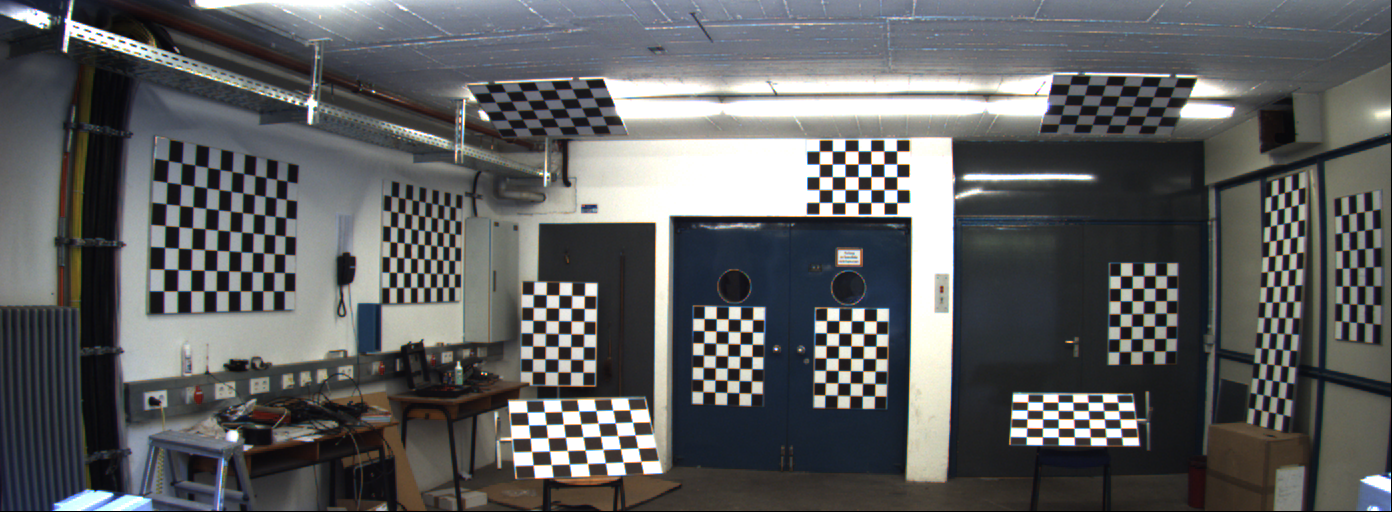
#> input picture data/calib/image_02/data/0000000000.png, 1392 x 512 px
$ jupyter execute --allow-errors 'calibration_&_rectification.ipynb'   (older library calls are emulated)
#> lines starting #> are read from the running program, lines starting #| are printed output that depends on the picture
# Final Project - camera calibration and undistortion

[cell 1]
import numpy as np
import cv2
import glob
import matplotlib.pyplot as plt

[cell 2]
def onlyOneChessboard(grayImage,type,n):
    """
    Args:
    grayImage (ndarray): grayscale of current image,
    type (int): number indicating type if checkerboard
    n (int): number indicating number of checkerboard of current type

    Returns:
        image: the checkerboard to look at
    """

    address = 'templates/' + str(type) + '_board_' + str(n) + '.png'
    template = cv2.imread(address)
    template = template[...,0]
    res = cv2.matchTemplate(grayImage, template, cv2.TM_CCORR_NORMED)

    _, _, _, maxLoc = cv2.minMaxLoc(res)
    topLeft = maxLoc
    bottomRight = (topLeft[0] + template.shape[1], topLeft[1] + template.shape[0])

    oneChessboard = grayImage
    oneChessboard[0:topLeft[1],...] = 125
    oneChessboard[...,0:topLeft[0]] = 125
    oneChessboard[bottomRight[1]:grayImage.shape[0],...] = 125
    oneChessboard[...,bottomRight[0]:grayImage.shape[1]] = 125

    return oneChessboard

[cell 3]
def findMultipleChessCorners(nb_horizontal, nb_vertical, nb_board, type, leftImg, rightImg, objpoints,
                             leftImgPoints, rightImgPoints, time=0, squareSize=100):
    """Function finding chessboard corners of multiple checkerboards
    Args:
        nb_horizontal (int): number of horizontal corners
        nb_vertical (int): number of vertical corners
        nb_board (int): board type number
        type (int): board type
        leftImg (ndarray): left image
        rightImg (ndarray): right image
        objpoints (list): list of object points
        leftImgPoints (list): list of left image points
        rightImgPoints (list): list of right image points
        time (int, optional): time to display the found corners. Defaults to 0.

    Returns:
        objpoints, leftImgPoints, rightImgPoints (list, list, list):
                            list of object points and two lists of image points
    """
    leftWithCorners = leftImg
    rightWithCornes = rightImg
    leftGray = cv2.cvtColor(leftImg, cv2.COLOR_BGR2GRAY)
    rightGray = cv2.cvtColor(rightImg, cv2.COLOR_BGR2GRAY)
    criteria = (cv2.TERM_CRITERIA_EPS + cv2.TERM_CRITERIA_MAX_ITER, 30, 0.001)

    for i in range(1,nb_board):
        objp = np.zeros((nb_horizontal*nb_vertical,3), np.float32)
        objp[:,:2] = np.mgrid[0:nb_horizontal,0:nb_vertical].T.reshape(-1,2)
        objp = objp * squareSize        # Coordinates of the squares in the real world (mm)
        # Apply a template to look only at one specific chessboard
        currentLeftGray = onlyOneChessboard(leftGray,type,i)
        currentRightGray = onlyOneChessboard(rightGray,type,i)
        leftGray = cv2.cvtColor(leftImg, cv2.COLOR_BGR2GRAY)
        rightGray = cv2.cvtColor(rightImg, cv2.COLOR_BGR2GRAY)

        leftRet, leftCorners = cv2.findChessboardCornersSB(currentLeftGray, (nb_horizontal,nb_vertical),
                                                         flags=cv2.CALIB_CB_EXHAUSTIVE)
        rightRet, rightCorners = cv2.findChessboardCornersSB(currentRightGray, (nb_horizontal,nb_vertical),
                                                            flags=cv2.CALIB_CB_EXHAUSTIVE)

        # If found in both frames, add object points + image points (after refining them)
        if leftRet == True and rightRet == True:
            objpoints.append(objp)
            leftCorners = cv2.cornerSubPix(currentLeftGray,leftCorners,(5,5),(-1,-1),criteria)
            rightCorners = cv2.cornerSubPix(currentRightGray,rightCorners,(5,5),(-1,-1),criteria)
            leftImgPoints.append(leftCorners)
            rightImgPoints.append(rightCorners)

            # Draw and display the corners if wanted
            if time != 0:
                leftWithCorners = cv2.drawChessboardCorners(leftWithCorners, (nb_horizontal,nb_vertical),
                                                            leftCorners,leftRet)
                rightWithCornes = cv2.drawChessboardCorners(rightWithCornes, (nb_horizontal,nb_vertical),
                                                            rightCorners,rightRet)
                # cv2.imshow('Left', leftWithCorners)
                # Show both images side by side
                both = np.concatenate((leftWithCorners, rightWithCornes), axis=0)
                cv2.imshow('Corners', both)
                cv2.waitKey(time)

    return objpoints, leftImgPoints, rightImgPoints

[cell 4]
def findAllChessCorners(leftImgs, rightImgs, time=0):
    """Function looping through all the left and right images and finding the
    corners of all the checkerboards

    Args:
        leftImgs (glob): glob pointing to the left images
        rightImgs (glob): glob pointing to the right images
        time (int, optional): time to display the found corners. Defaults to 0.

    Returns:
        objpoints (list): list of all the object points
        leftImgPoints (list): list of all the left image points
        rightImgPoints (list): list of all the right image points
    """
#> called with time = 0
    objpoints = [] # 3d point in real world space
    leftImgPoints = []
    rightImgPoints = [] # 2d points in image plane.

    for fname1, fname2 in zip(leftImgs, rightImgs):
        leftImg = cv2.imread(fname1)
#> leftImg is the input picture: shape (512, 1392, 3); mean B, G, R 95.6, 95, 93.8
        rightImg = cv2.imread(fname2)
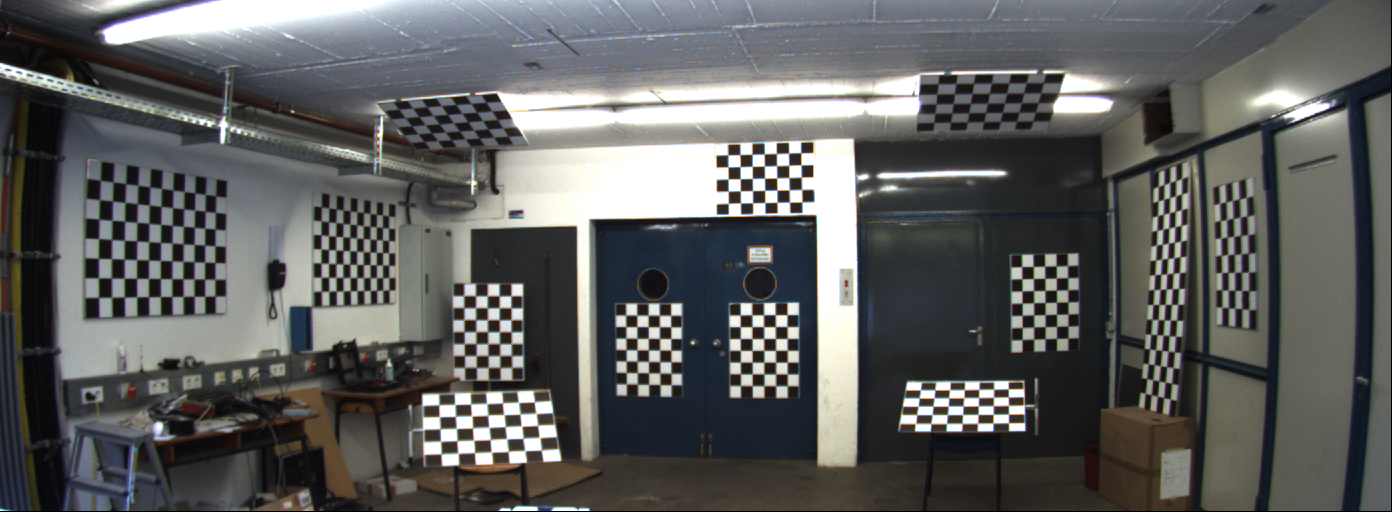
#> input picture data/calib/image_03/data/0000000000.png, 1392 x 512 px
#> rightImg is the input picture: shape (512, 1392, 3); mean B, G, R 94.4, 95.3, 94.4

        # Find the chess board corners for the boards with shape (7,5)
        nb_horizontal = 7
        nb_vertical = 5
        objpoints, leftImgPoints, rightImgPoints = \
            findMultipleChessCorners(nb_horizontal, nb_vertical,
                                     6, 1, leftImg, rightImg, objpoints,
                                     leftImgPoints, rightImgPoints, time)
#> in findMultipleChessCorners, `leftGray = cv2.cvtColor(leftImg, cv2.COLOR_BGR2GRAY)`:
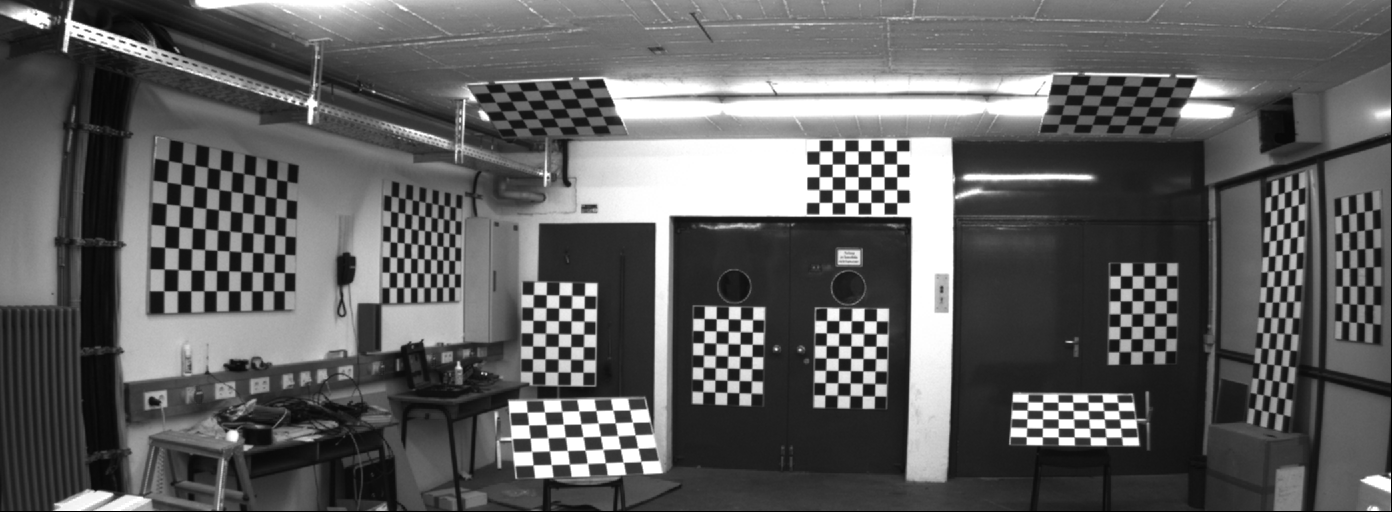
#> leftGray: shape (512, 1392); min 0, max 255, mean 94.7
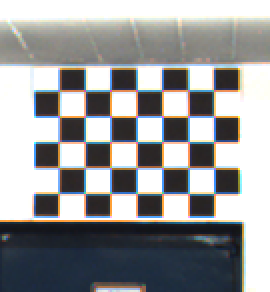
#> input picture data/templates/1_board_1.png, 135 x 146 px (shown 2 times larger)
#> in onlyOneChessboard, template is the input picture: shape (146, 135, 3); mean B, G, R 153.9, 153.1, 152.1
#> in onlyOneChessboard, `template = template[...,0]`:
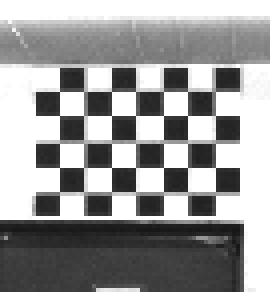
#> template: shape (146, 135) (shown 2 times larger); min 23, max 255, mean 153.9
#> in onlyOneChessboard, `res = cv2.matchTemplate(grayImage, template, cv2.TM_CCORR_NORMED)`:
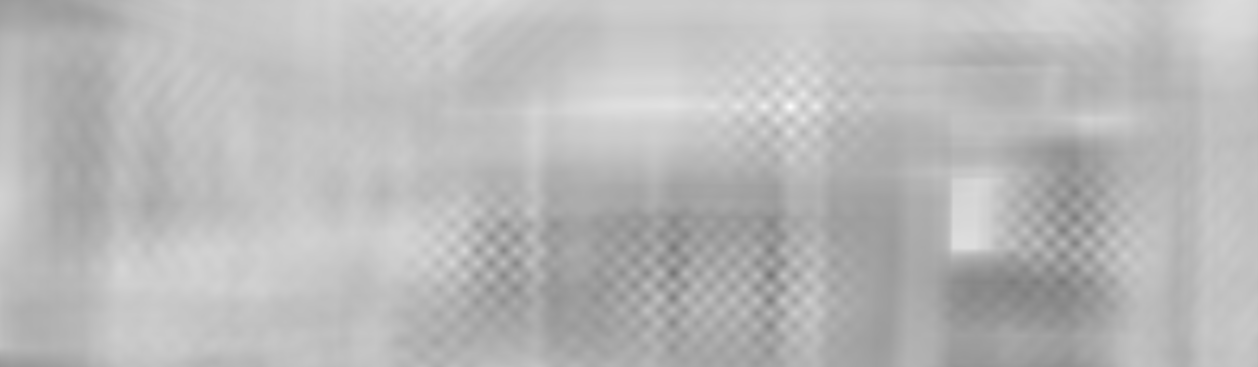
#> res: shape (367, 1258) float32; min 0.463, max 0.989, mean 0.726
#> in onlyOneChessboard, `_, _, _, maxLoc = cv2.minMaxLoc(res)`: maxLoc = (790, 106)
#> in onlyOneChessboard, `bottomRight = (topLeft[0] + template.shape[1], topLeft[1] + template.s..`: bottomRight = (925, 252)
#> in onlyOneChessboard, `oneChessboard[...,bottomRight[0]:grayImage.shape[1]] = 125`:
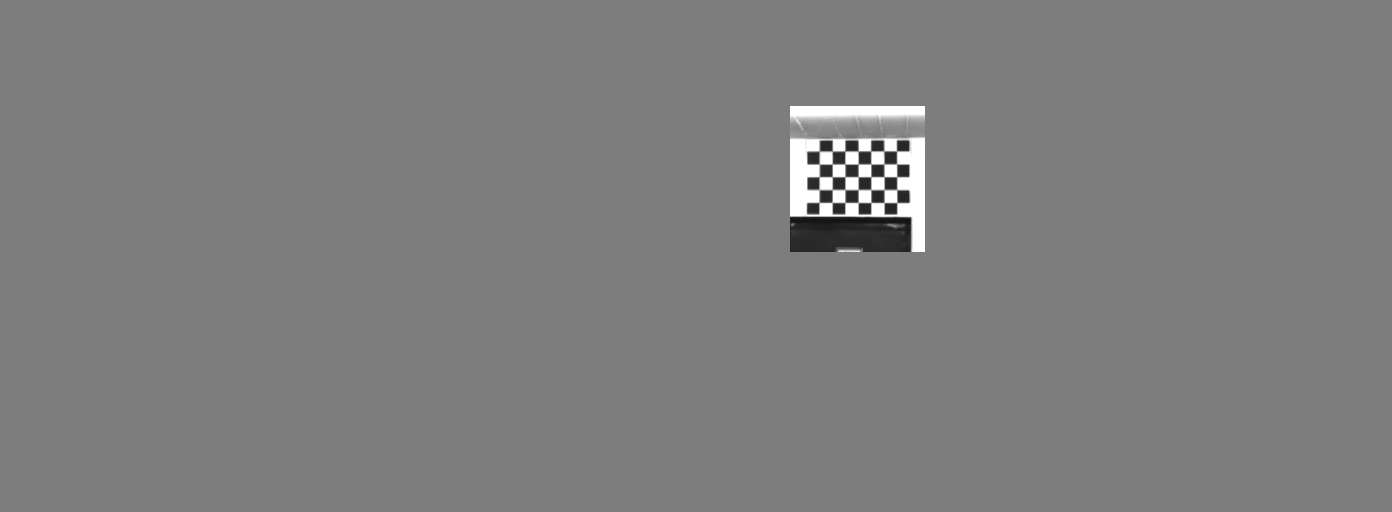
#> oneChessboard: shape (512, 1392); min 19, max 255, mean 125.8
#> call 2 of onlyOneChessboard, with type = 1, n = 1
#> in onlyOneChessboard (call 2), `res = cv2.matchTemplate(grayImage, template, cv2.TM_CCORR_NORMED)`:
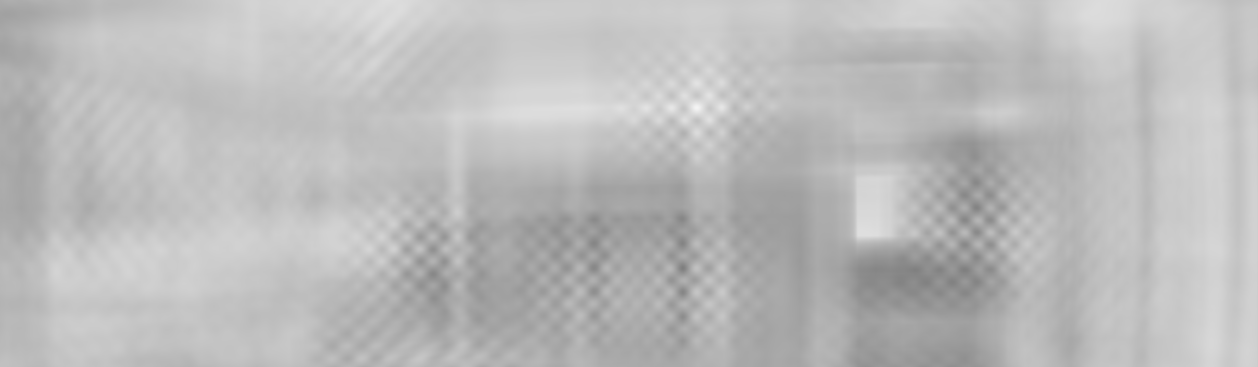
#> res: shape (367, 1258) float32; min 0.501, max 0.959, mean 0.735
#> in onlyOneChessboard (call 2), `_, _, _, maxLoc = cv2.minMaxLoc(res)`: maxLoc = (696, 107)
#> in onlyOneChessboard (call 2), `bottomRight = (topLeft[0] + template.shape[1], topLeft[1] + template.s..`: bottomRight = (831, 253)
#> in onlyOneChessboard (call 2), `oneChessboard[...,bottomRight[0]:grayImage.shape[1]] = 125`:
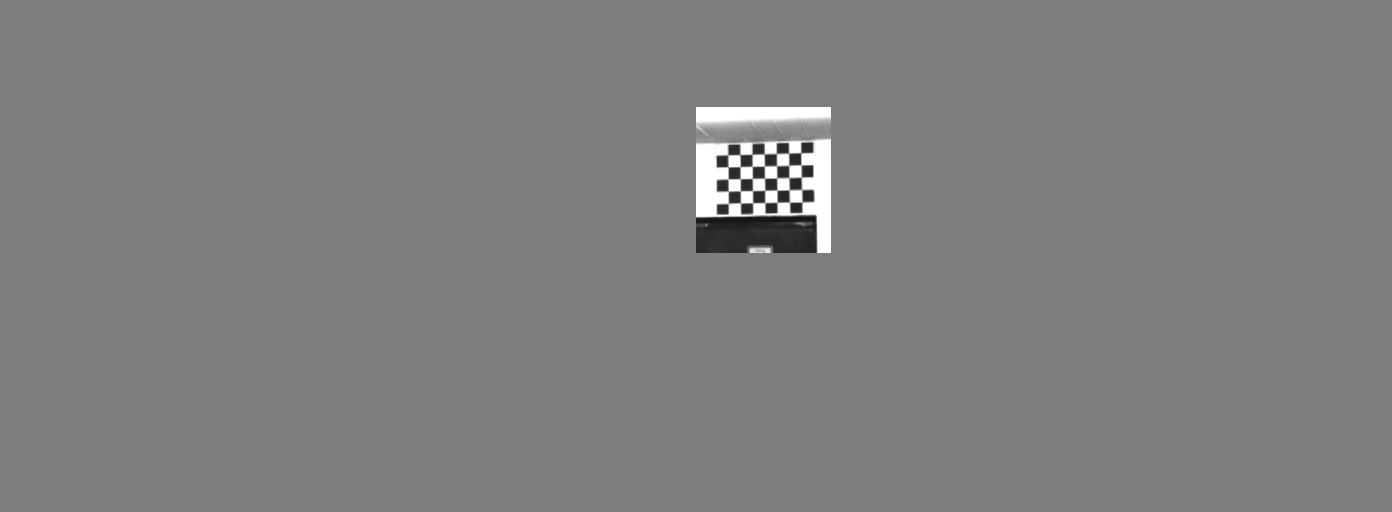
#> oneChessboard: shape (512, 1392); min 20, max 255, mean 125.9
#> in findMultipleChessCorners, `leftRet, leftCorners = cv2.findChessboardCornersSB(currentLeftGray, (n..`: leftRet = True; leftCorners = 35 rows, first 8: [819.3, 151.2], [832.2, 151.1], [845, 151.1], [858.1, 151], [870.8, 151], [883.8, 151], [896.5, 151], [819.3, 164.1]
#> in findMultipleChessCorners, `rightRet, rightCorners = cv2.findChessboardCornersSB(currentRightGray,..`: rightRet = True; rightCorners = 35 rows, first 8: [727.8, 154.9], [740, 154.6], [752, 154.2], [764.2, 153.9], [776.4, 153.5], [788.7, 153.1], [800.8, 152.7], [728, 166.9]
#> in findMultipleChessCorners, `leftCorners = cv2.cornerSubPix(currentLeftGray,leftCorners,(5,5),(-1,-..`: leftCorners = 35 rows, first 8: [819.3, 151.1], [832.2, 151.1], [844.9, 151], [858.1, 150.9], [870.7, 151], [883.8, 150.9], [896.5, 150.9], [819.3, 164.1]
#> in findMultipleChessCorners, `rightCorners = cv2.cornerSubPix(currentRightGray,rightCorners,(5,5),(-..`: rightCorners = 35 rows, first 8: [727.8, 154.8], [739.9, 154.6], [752.1, 154.3], [764.2, 153.9], [776.4, 153.5], [788.6, 153.1], [800.8, 152.7], [728, 166.8]

        # Find the chess board corners for the boards with shape (5,7)
        nb_horizontal = 5
        nb_vertical = 7
        objpoints, leftImgPoints, rightImgPoints = \
            findMultipleChessCorners(nb_horizontal, nb_vertical,
                                     6, 2, leftImg, rightImg, objpoints,
                                     leftImgPoints, rightImgPoints, time)
        # Find the chess board corners for the boards with shape (11,7)
        nb_horizontal = 11
        nb_vertical = 7
        objpoints, leftImgPoints, rightImgPoints = \
            findMultipleChessCorners(nb_horizontal, nb_vertical,
                                     3, 3, leftImg, rightImg, objpoints,
                                     leftImgPoints, rightImgPoints, time)
        # Find the chess board corners for the board with shape (5,15)
        nb_horizontal = 5
        nb_vertical = 15
        objpoints, leftImgPoints, rightImgPoints = \
            findMultipleChessCorners(nb_horizontal, nb_vertical,
                                     2, 4, leftImg, rightImg, objpoints,
                                     leftImgPoints, rightImgPoints, time)
    if time != 0:
        cv2.destroyAllWindows()
    return objpoints, leftImgPoints, rightImgPoints

[cell 5]
def undistortAll(images, cameraMatrix, dist, newCameraMatrix, roi, side):
    """
    Function to undistort and crop all images in a folder and save them in a
    new "undistorted/" folder
    Args:
    images (glob): glob pointing to the images to undistort
    cameraMatrix (ndarray): the camera matrix
    dist (ndarray): distortion coefficients
    newCameraMatrix (ndarray): new refined camera matrix
    """
    for fname in images:
        img = cv2.imread(fname)
        undistorted = cv2.undistort(img, cameraMatrix, dist, None, newCameraMatrix)
        x,y,w,h = roi
        undistorted = undistorted[y:y+h, x:x+w]
        cv2.imwrite("final_project_data/undistorted/" + side + "/" + fname.split("/")[-1], undistorted)

[cell 6]
# Load the left and right images
leftImgs = glob.glob("final_project_data/calib/image_02/data/*.png", recursive=True)
rightImgs = glob.glob("final_project_data/calib/image_03/data/*.png", recursive=True)

#> (a cell that did not finish here is left out)

[cell 8]
#NOTE: this takes a while to run (~2.5 minutes)
# Getting left camera matrix
leftImg = cv2.imread('final_project_data/calib/image_02/data/0000000000.png')
leftGray = cv2.imread('final_project_data/calib/image_02/data/0000000000.png', cv2.IMREAD_GRAYSCALE)
#> leftGray: shape (512, 1392); min 0, max 255, mean 94.2
h, w = leftGray.shape[:2]
#> h = 512; w = 1392
#> (the rest of this cell did not finish here and is left out)

[cell 9]
#NOTE: this takes a while to run (~2.5 minutes)
# Getting right camera matrix
rightImg = cv2.imread('final_project_data/calib/image_03/data/0000000000.png')
rightGray = cv2.imread('final_project_data/calib/image_03/data/0000000000.png', cv2.IMREAD_GRAYSCALE)
#> rightGray: shape (512, 1392); min 0, max 255, mean 94.5
h, w = rightImg.shape[:2]
#> (the rest of this cell did not finish here and is left out)
